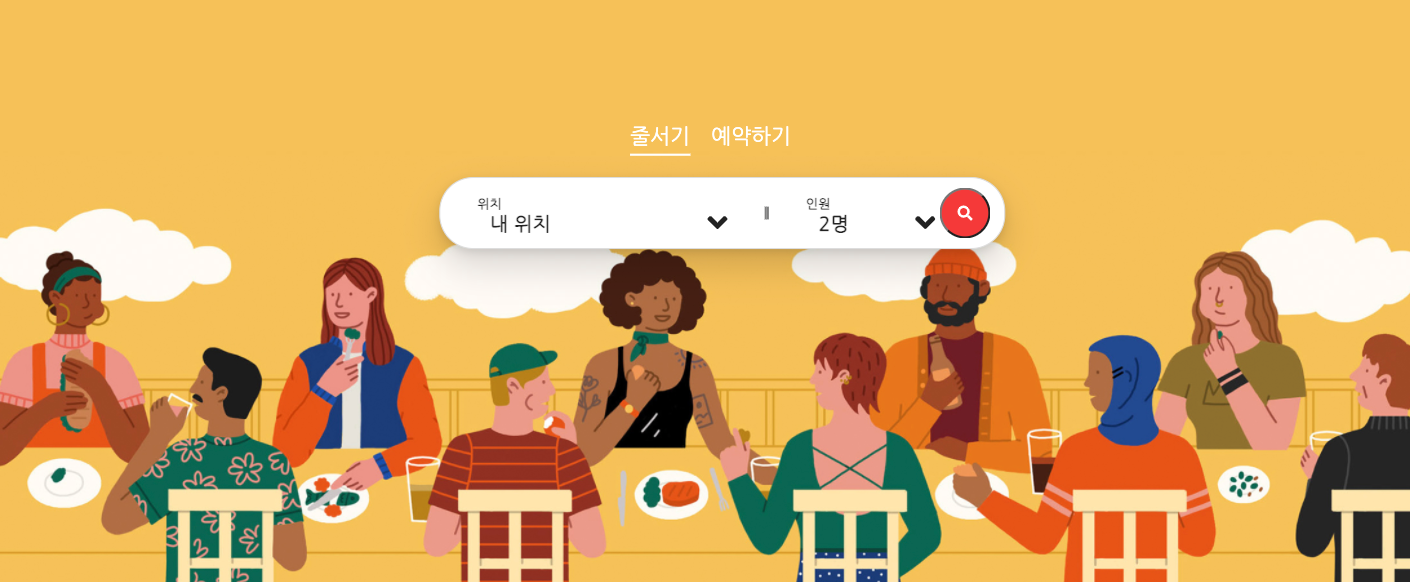
#> input picture tutorial/image/image.png, 1410 x 582 px
$ python '17.split&merge.py'
#> lines starting #> are read from the running program, lines starting #| are printed output that depends on the picture
import cv2

src = cv2.imread("image/image.png", cv2.IMREAD_COLOR)
#> src is the input picture: shape (582, 1410, 3); mean B, G, R 101.3, 171.8, 218.6

# 채널 분리 함수(cv2.split)로 이미지에서 채널을 분리할 수 있다.
# mv = cv2.split(src)는 입력 이미지(src)에서 채널을 분리해 단일 채널 이미지 배열(mv)을 생성할 수 있다.
# mv는 목록(list) 형식으로 반환되며, b, g, r 등으로 형태로 각 목록의 원솟값을 변수로 지정할 수 있다.
# 분리된 채널의 순서에 맞게 각 변수에 할당된다.
# Tip : 분리된 채널들은 단일 채널이므로 흑백 색상으로 표현된다.
b, g, r = cv2.split(src)
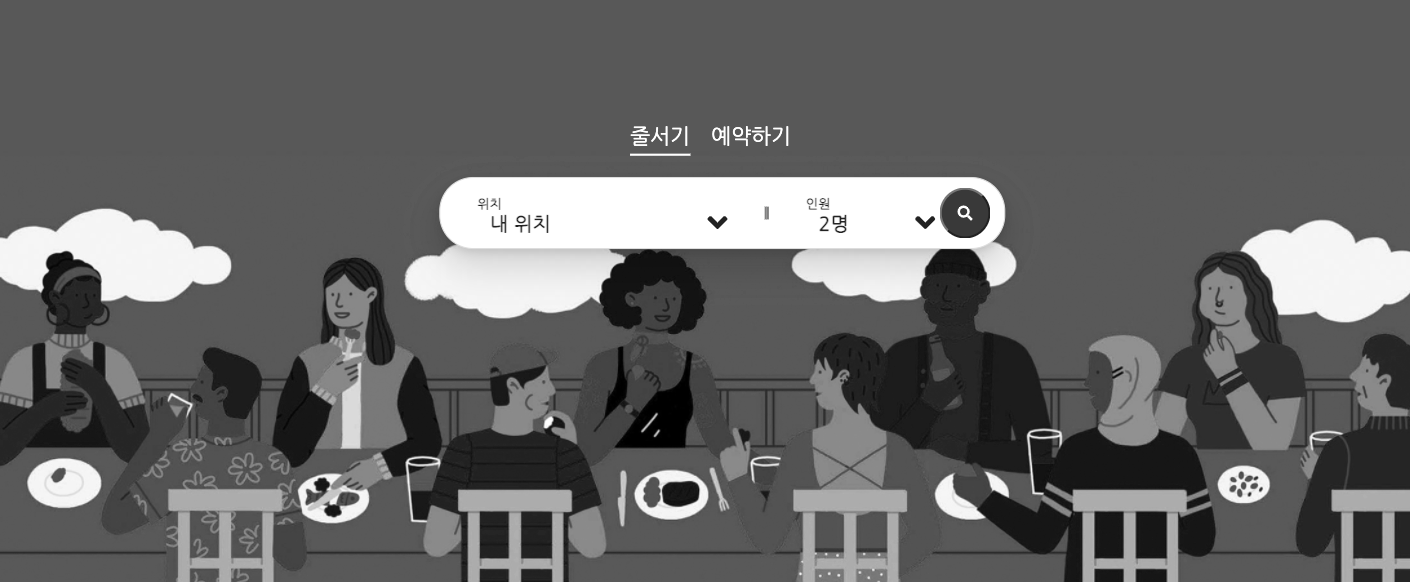
#> b: shape (582, 1410); min 0, max 255, mean 101.3
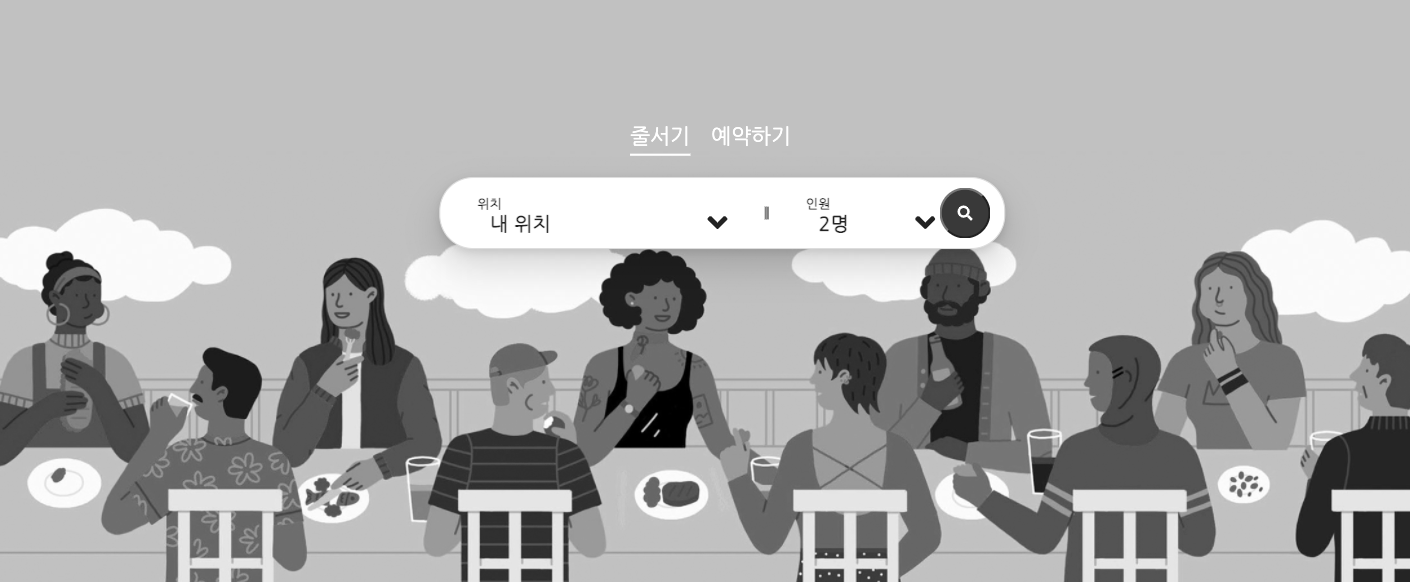
#> g: shape (582, 1410); min 0, max 255, mean 171.8
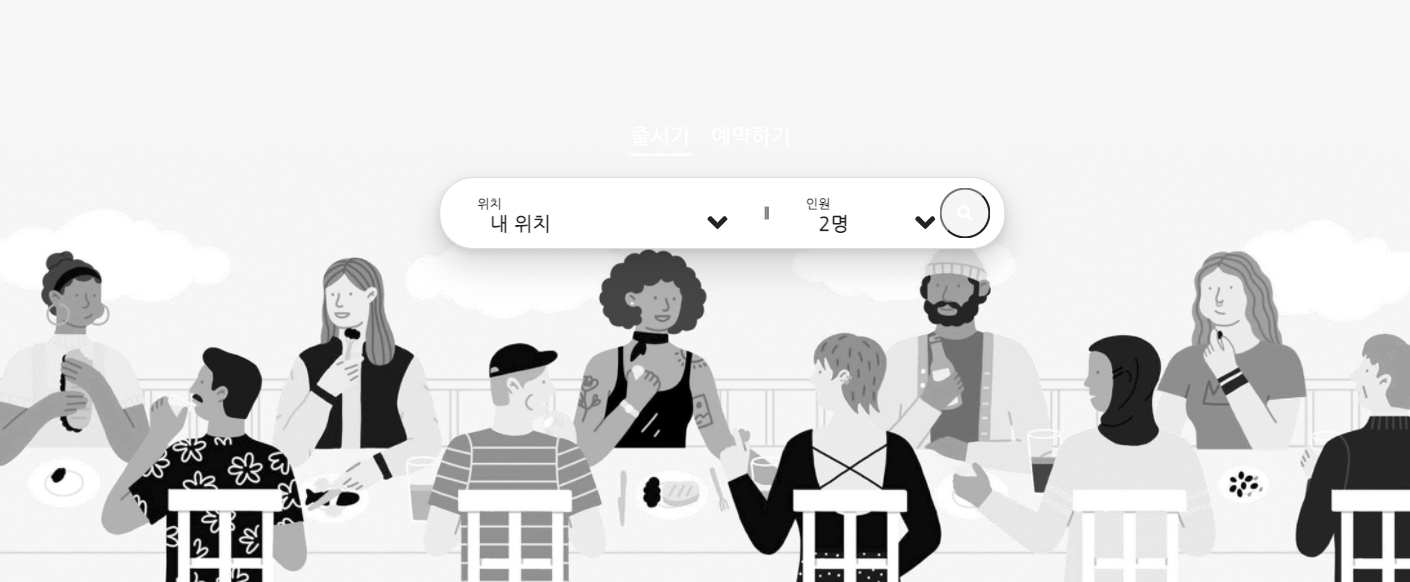
#> r: shape (582, 1410); min 0, max 255, mean 218.6

# 채널 병합 함수(cv2.merge)로 분리된 채널을 병합해 하나의 이미지로 합칠 수 있다.
# dst = cv2.merge(mv)로 단일 채널 이미지 배열(mv)를 병합해 출력 이미지(dst)를 생성한다.
# 채널을 변형한 뒤에 다시 합치거나 순서를 변경해 병합할 수 있다.
# 순서가 변경될 경우, 원본 이미지와 다른 색상으로 표현될 수 있다.
inverse = cv2.merge((r, g, b))

cv2.imshow("b", b)
cv2.imshow("g", g)
cv2.imshow("r", r)
cv2.imshow("inverse", inverse)
cv2.waitKey()
cv2.destroyAllWindows()
